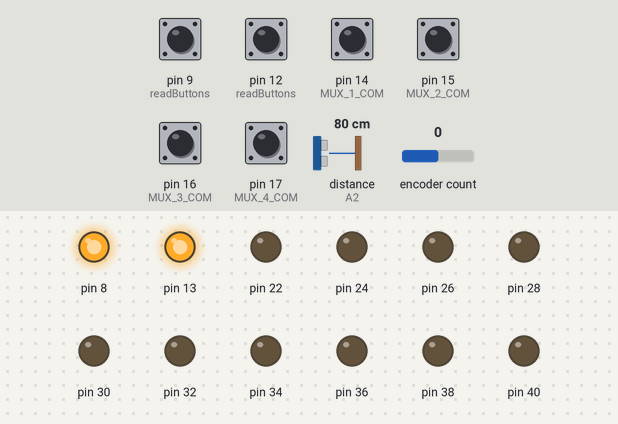
Bench run of a program on a simulated Arduino Mega 2560, built with avr-gcc and run on an emulated ATmega2560. Shown: output pins drawn as LEDs (lit = HIGH). The inputs (shaded band) are chosen by the test bench; at power-on: pin 9 (readButtons), pin 12 (readButtons), pin 14 (MUX_1_COM), pin 15 (MUX_2_COM), pin 16 (MUX_3_COM), pin 17 (MUX_4_COM) HIGH, distance to the obstacle (sensor on A2) 80 cm, encoder count 0. Pins used as bus, display or sensor lines are not drawn; what the program prints to the serial monitor is not drawn.

Above: at 1.2 s.
1.3 s: pin 14 (MUX_1_COM) pulled LOW for 0.15 s
At 1.42 s:
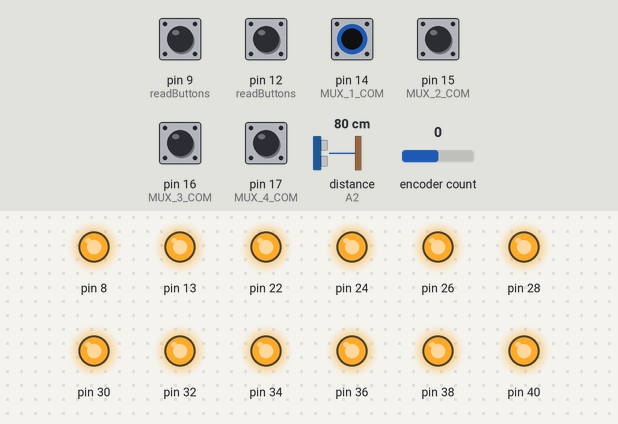
3.0 s: pin 9 (readButtons) pulled LOW for 0.15 s
At 3.12 s:
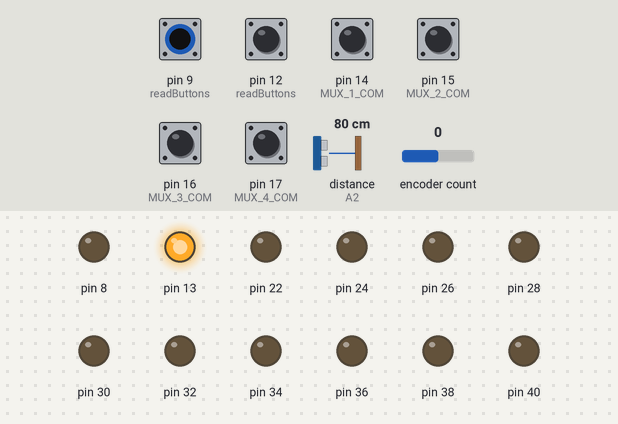
4.6 s: pin 12 (readButtons) pulled LOW for 0.15 s
At 4.75 s:
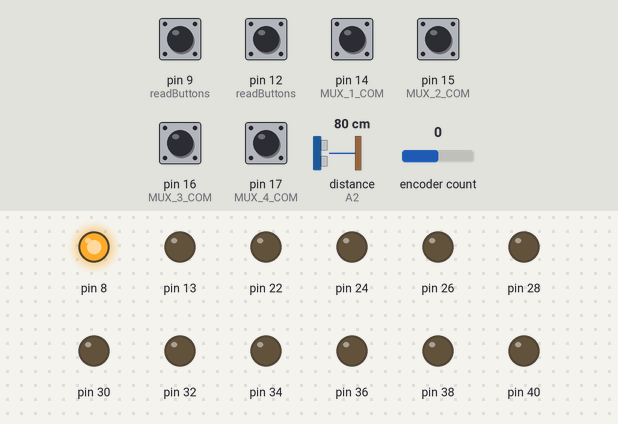
9.3 s: pin 9 (readButtons) driven LOW and pin 12 (readButtons) driven LOW
At 10.5 s:
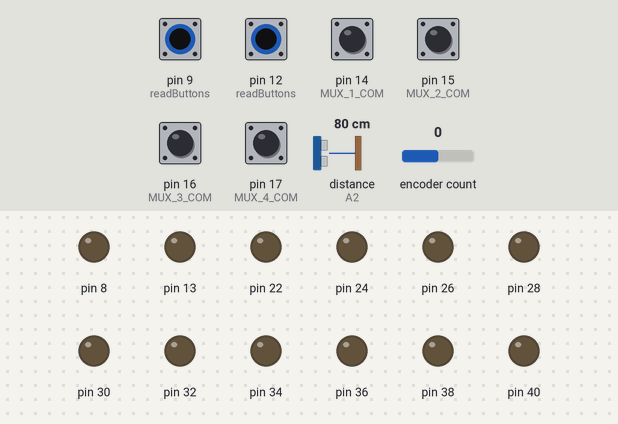
10.8 s: pin 14 (MUX_1_COM) pulled LOW for 1 s
At 11.6 s:
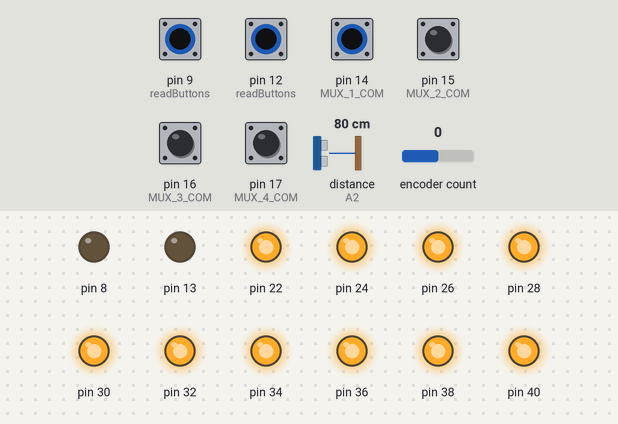
Timing chart, 0 to 13.8 s (numbered marks = the images above; inputs shaded):
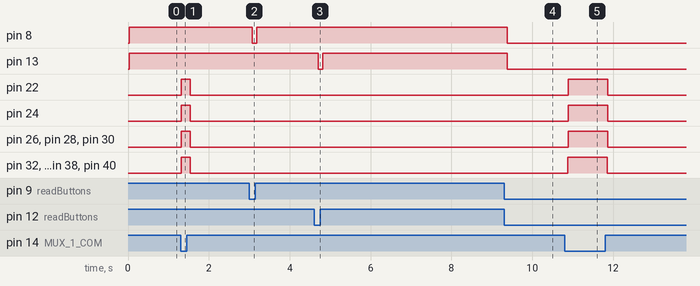

Measured:
- after the input at 1.3 s, pin 22, pin 24, pin 26, pin 28, pin 30, pin 32, pin 34, pin 36, pin 38, pin 40: LOW → HIGH at once, → LOW 0.22 s later
- after the input at 3.0 s, pin 8: HIGH → LOW after 0.08 s, → HIGH 0.11 s later
- after the input at 4.6 s, pin 13: HIGH → LOW after 0.11 s, → HIGH 0.11 s later
- after the input at 9.3 s, pin 8, pin 13: HIGH → LOW after 0.08 s
- after the input at 10.8 s, pin 22, pin 24, pin 26, pin 28, pin 30, pin 32, pin 34, pin 36, pin 38, pin 40: LOW → HIGH after 0.08 s, → LOW 0.98 s later

The program:

main.cpp
```cpp
#include <Arduino.h>
#include <ArduinoJson.h>
#include <Encoder.h>
#include <SharpIR.h>

#define MUX_1_ENABLE 42
#define MUX_2_ENABLE 44
#define MUX_3_ENABLE 46
#define MUX_4_ENABLE 48

#define MUX_1_COM 14
#define MUX_2_COM 15
#define MUX_3_COM 16
#define MUX_4_COM 17

#define MUX_S0 3
#define MUX_S1 4
#define MUX_S2 5
#define MUX_S3 6

DynamicJsonDocument output(1024);
Encoder encoder(20, 21);
SharpIR sensor(A2, 20150);

void setup()
{
  Serial.begin(115200);

  pinMode(MUX_1_ENABLE, OUTPUT);
  pinMode(MUX_1_COM, INPUT_PULLUP);

  pinMode(MUX_2_ENABLE, OUTPUT);
  pinMode(MUX_2_COM, INPUT_PULLUP);

  pinMode(MUX_3_ENABLE, OUTPUT);
  pinMode(MUX_3_COM, INPUT_PULLUP);

  pinMode(MUX_4_ENABLE, OUTPUT);
  pinMode(MUX_4_COM, INPUT_PULLUP);

  pinMode(MUX_S0, OUTPUT);
  pinMode(MUX_S1, OUTPUT);
  pinMode(MUX_S2, OUTPUT);
  pinMode(MUX_S3, OUTPUT);

  pinMode(40, OUTPUT);
  pinMode(38, OUTPUT);
  pinMode(36, OUTPUT);
  pinMode(34, OUTPUT);
  pinMode(32, OUTPUT);
  pinMode(30, OUTPUT);
  pinMode(28, OUTPUT);
  pinMode(26, OUTPUT);
  pinMode(24, OUTPUT);
  pinMode(22, OUTPUT);

  pinMode(13, OUTPUT);
  pinMode(12, INPUT_PULLUP);

  pinMode(8, OUTPUT);
  pinMode(9, INPUT_PULLUP);

  pinMode(A2, INPUT);
}

void selectChannel(int8_t channel_pin)
{
  int truthTable[16][4] = {
      {0, 0, 0, 0}, // 0
      {1, 0, 0, 0}, // 1
      {0, 1, 0, 0}, // 2
      {1, 1, 0, 0}, // 3
      {0, 0, 1, 0}, // 4
      {1, 0, 1, 0}, // 5
      {0, 1, 1, 0}, // 6
      {1, 1, 1, 0}, // 7
      {0, 0, 0, 1}, // 8
      {1, 0, 0, 1}, // 9
      {0, 1, 0, 1}, // 10
      {1, 1, 0, 1}, // 11
      {0, 0, 1, 1}, // 12
      {1, 0, 1, 1}, // 13
      {0, 1, 1, 1}, // 14
      {1, 1, 1, 1}, // 15
  };

  digitalWrite(MUX_S0, truthTable[channel_pin][0]);
  digitalWrite(MUX_S1, truthTable[channel_pin][1]);
  digitalWrite(MUX_S2, truthTable[channel_pin][2]);
  digitalWrite(MUX_S3, truthTable[channel_pin][3]);
}

void readBank(String section, int enablePin, int comPin)
{
  digitalWrite(enablePin, HIGH);

  selectChannel(0);
  output[section]["channle_0"] = digitalRead(comPin);

  if (section == "category")
  {
    digitalWrite(40, !digitalRead(comPin));
  }

  selectChannel(1);
  output[section]["channle_1"] = digitalRead(comPin);

  if (section == "category")
  {
    digitalWrite(38, !digitalRead(comPin));
  }

  selectChannel(2);
  output[section]["channle_2"] = digitalRead(comPin);

  if (section == "category")
  {
    digitalWrite(36, !digitalRead(comPin));
  }

  selectChannel(3);
  output[section]["channle_3"] = digitalRead(comPin);

  if (section == "category")
  {
    digitalWrite(34, !digitalRead(comPin));
  }

  selectChannel(4);
  output[section]["channle_4"] = digitalRead(comPin);

  if (section == "category")
  {
    digitalWrite(32, !digitalRead(comPin));
  }

  selectChannel(5);
  output[section]["channle_5"] = digitalRead(comPin);

  if (section == "category")
  {
    digitalWrite(30, !digitalRead(comPin));
  }

  selectChannel(6);
  output[section]["channle_6"] = digitalRead(comPin);

  if (section == "category")
  {
    digitalWrite(28, !digitalRead(comPin));
  }

  selectChannel(7);
  output[section]["channle_7"] = digitalRead(comPin);

  if (section == "category")
  {
    digitalWrite(26, !digitalRead(comPin));
  }

  selectChannel(8);
  output[section]["channle_8"] = digitalRead(comPin);

  if (section == "category")
  {
    digitalWrite(24, !digitalRead(comPin));
  }

  selectChannel(9);
  output[section]["channle_9"] = digitalRead(comPin);

  if (section == "category")
  {
    digitalWrite(22, !digitalRead(comPin));
  }

  digitalWrite(enablePin, LOW);
}

void readButtons()
{
  int green = digitalRead(9);
  digitalWrite(8, green);

  int red = digitalRead(12);
  digitalWrite(13, red);

  output["buttons"]["green"] = green;
  output["buttons"]["red"] = red;
}

void readDistanceSensor()
{
  int distance = sensor.distance();
  output["distance"] = distance;
}

void loop()
{
  readBank("category", MUX_1_ENABLE, MUX_1_COM);
  readBank("input_2", MUX_2_ENABLE, MUX_2_COM);
  readBank("input_3", MUX_3_ENABLE, MUX_3_COM);
  readBank("input_4", MUX_4_ENABLE, MUX_4_COM);

  output["encoder"] = encoder.read();

  readButtons();
  readDistanceSensor();

  serializeJson(output, Serial);
  Serial.print("\n");
}
```
